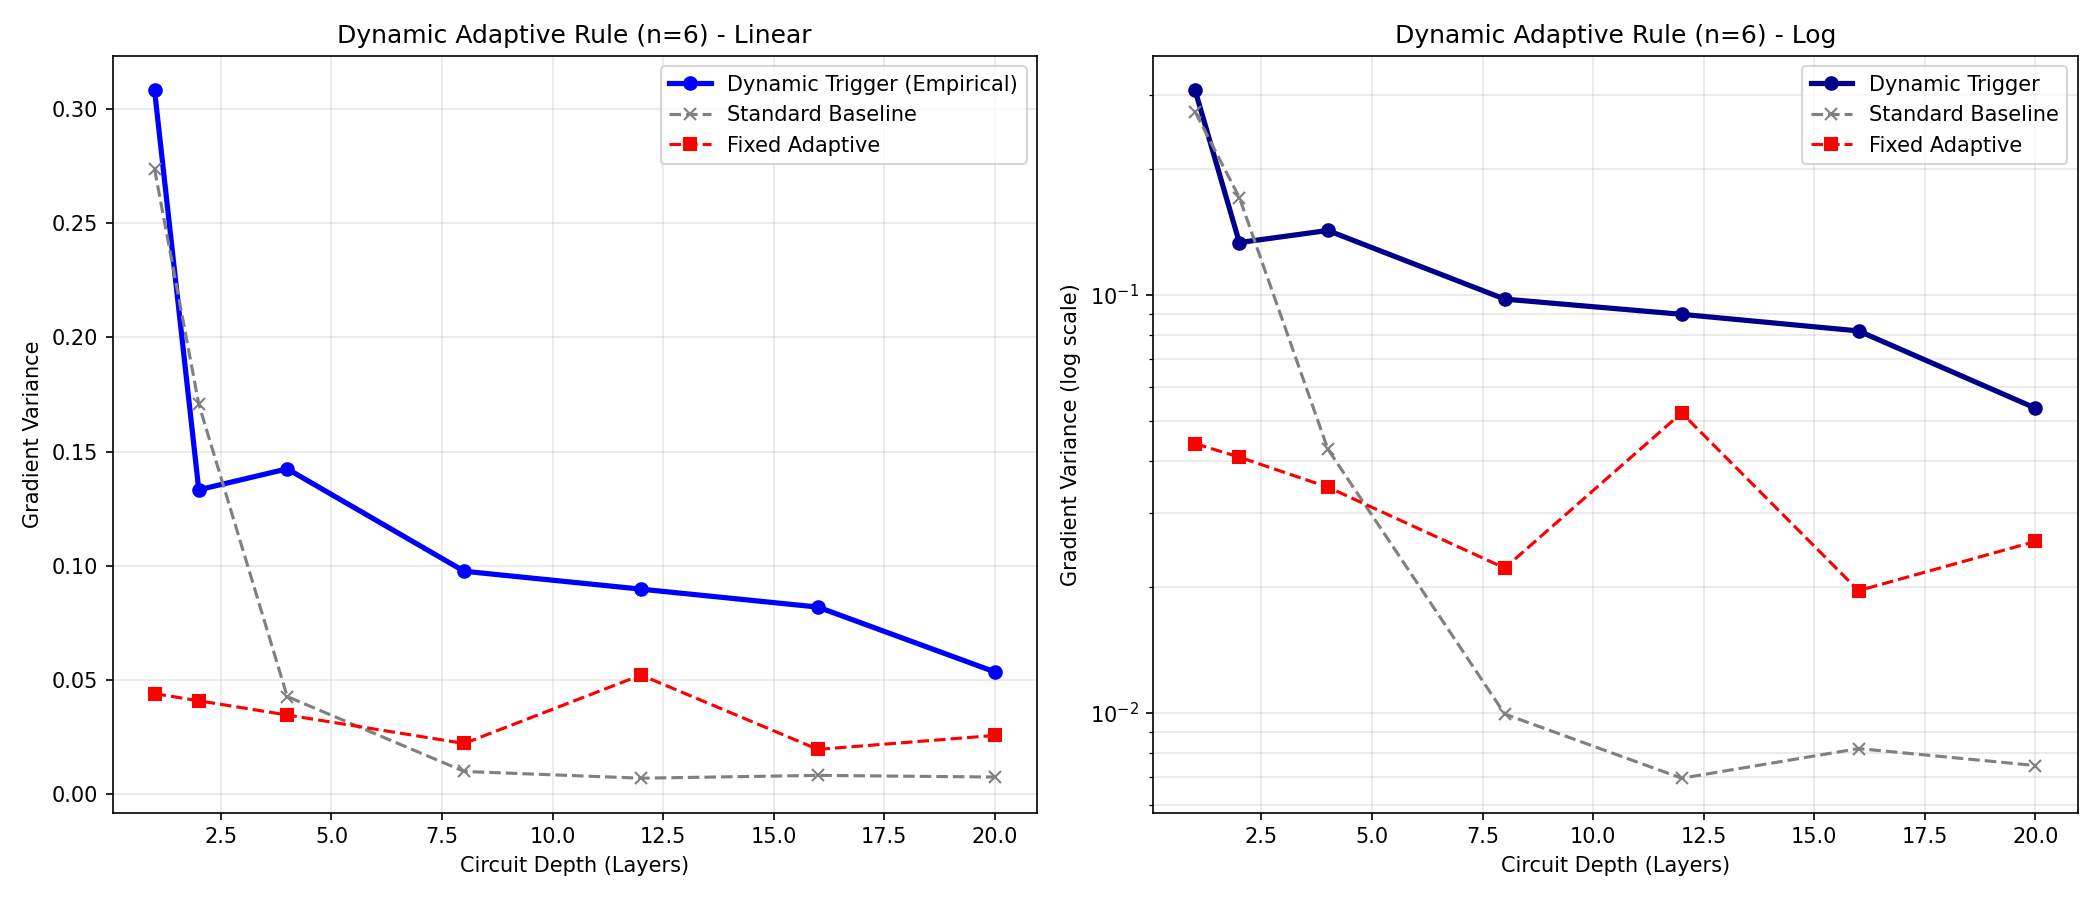

The script that saved this image:
import csv
import time
import numpy as np
import matplotlib.pyplot as plt
from qiskit import QuantumCircuit
from qiskit.circuit import ParameterVector
from qiskit.quantum_info import Statevector, SparsePauliOp

np.random.seed(42)

N_EXPERIMENTS = 100
FIXED_QUBITS = 6
DEPTHS_TO_MEASURE = [1, 2, 4, 8, 12, 16, 20]
MAX_DEPTH = 20

LEARNING_RATE = 0.5
TRAIN_STEPS = 2
INIT_SIGMA = 0.1
TRIGGER_RATIO = 0.05

def observable_for(n_qubits):
    return SparsePauliOp("I" * (n_qubits - 1) + "Z")

def run_adaptive_trigger_experiment():
    observable = observable_for(FIXED_QUBITS)
    
    print("\n" + "=" * 50)
    print("PHASE 5: PER-TRIAL ADAPTIVE DECISION-RULE EXPERIMENT")
    print("=" * 50)
    print(f"Qubits: {FIXED_QUBITS}, Trials: {N_EXPERIMENTS}")
    print(f"Trigger: Variance of active layer < {TRIGGER_RATIO*100}% of Depth-1 Variance")
    
    start_time = time.time()
    
    # To store population statistics at measurement depths
    population_stats = {d: {"v_currs": [], "v_refs": [], "mitigated_count": 0} for d in DEPTHS_TO_MEASURE}
    trigger_depths = []
    
    for trial in range(N_EXPERIMENTS):
        qc = QuantumCircuit(FIXED_QUBITS)
        all_params = []
        all_thetas = []
        
        mitigation_active = False
        v_ref = 0
        triggered_at = -1
        
        for layer in range(1, MAX_DEPTH + 1):
            layer_theta = ParameterVector(f"t_{layer}_{trial}", 3 * FIXED_QUBITS)
            all_thetas.extend(layer_theta)
            
            idx = 0
            for q in range(FIXED_QUBITS):
                qc.rx(layer_theta[idx], q); idx += 1
                qc.ry(layer_theta[idx], q); idx += 1
                qc.rz(layer_theta[idx], q); idx += 1
            for q in range(FIXED_QUBITS - 1):
                qc.cx(q, q + 1)
                
            if mitigation_active:
                new_params = np.random.normal(0, INIT_SIGMA, 3 * FIXED_QUBITS)
            else:
                new_params = np.random.uniform(0, 2 * np.pi, 3 * FIXED_QUBITS)
                
            all_params.extend(new_params)
            
            # Helper to calculate the 18 gradients of the NEW layer
            def get_layer_gradients():
                grads = np.zeros(3 * FIXED_QUBITS)
                base_idx = len(all_params) - 3 * FIXED_QUBITS
                for i in range(3 * FIXED_QUBITS):
                    p_idx = base_idx + i
                    vp = np.array(all_params).copy(); vp[p_idx] += np.pi / 2
                    cp = Statevector.from_instruction(qc.assign_parameters(dict(zip(all_thetas, vp)))).expectation_value(observable).real
                    vm = np.array(all_params).copy(); vm[p_idx] -= np.pi / 2
                    cm = Statevector.from_instruction(qc.assign_parameters(dict(zip(all_thetas, vm)))).expectation_value(observable).real
                    grads[i] = (cp - cm) / 2
                return grads

            layer_grads = get_layer_gradients()
            v_curr = np.var(layer_grads)
            
            if layer == 1:
                v_ref = v_curr
                
            if not mitigation_active and layer > 1:
                if v_curr < TRIGGER_RATIO * v_ref:
                    mitigation_active = True
                    triggered_at = layer
                    # Switch init to Normal(0, 0.1)
                    new_params = np.random.normal(0, INIT_SIGMA, 3 * FIXED_QUBITS)
                    all_params[-3 * FIXED_QUBITS:] = new_params
                    # Recalculate gradients with new init
                    layer_grads = get_layer_gradients()
                    v_curr = np.var(layer_grads)
            
            # Record measurement
            if layer in DEPTHS_TO_MEASURE:
                # We record the gradient of the FIRST parameter for population statistics
                population_stats[layer]["v_currs"].append(layer_grads[0])
                population_stats[layer]["v_refs"].append(v_ref)
                if mitigation_active:
                    population_stats[layer]["mitigated_count"] += 1
                    
            # Train active parameters
            active_start = (len(all_params) - 3 * FIXED_QUBITS) if mitigation_active else 0
            active_end = len(all_params)
            
            for step in range(TRAIN_STEPS):
                active_grads = np.zeros(active_end - active_start)
                for i, p_idx in enumerate(range(active_start, active_end)):
                    vp = np.array(all_params).copy(); vp[p_idx] += np.pi / 2
                    cp = Statevector.from_instruction(qc.assign_parameters(dict(zip(all_thetas, vp)))).expectation_value(observable).real
                    vm = np.array(all_params).copy(); vm[p_idx] -= np.pi / 2
                    cm = Statevector.from_instruction(qc.assign_parameters(dict(zip(all_thetas, vm)))).expectation_value(observable).real
                    active_grads[i] = (cp - cm) / 2
                
                for i, p_idx in enumerate(range(active_start, active_end)):
                    all_params[p_idx] -= LEARNING_RATE * active_grads[i]
                    
        if triggered_at != -1:
            trigger_depths.append(triggered_at)
            
        if (trial + 1) % 10 == 0:
            elapsed = time.time() - start_time
            print(f"  Completed trial {trial + 1}/{N_EXPERIMENTS} ({elapsed:.1f}s)")

    # Analyze trigger stats
    trigger_pct = (len(trigger_depths) / N_EXPERIMENTS) * 100
    avg_trigger_depth = np.mean(trigger_depths) if trigger_depths else -1
    print("\nTRIGGER STATISTICS:")
    print(f"Trials triggered: {len(trigger_depths)}/{N_EXPERIMENTS} ({trigger_pct:.1f}%)")
    print(f"Average trigger depth: {avg_trigger_depth:.2f}")
    
    # Save results
    results = []
    csv_filename = "results_adaptive_trigger.csv"
    with open(csv_filename, mode='w', newline='') as file:
        writer = csv.writer(file)
        writer.writerow(["depth", "current_variance", "depth_1_reference", "trigger_threshold", "mitigation_active_pct"])
        
        for d in DEPTHS_TO_MEASURE:
            pop_var = np.var(population_stats[d]["v_currs"])
            avg_ref = np.mean(population_stats[d]["v_refs"])
            mit_pct = (population_stats[d]["mitigated_count"] / N_EXPERIMENTS) * 100
            
            results.append({
                "depth": d,
                "var": pop_var,
                "ref": avg_ref,
                "thresh": TRIGGER_RATIO * avg_ref,
                "pct": mit_pct
            })
            writer.writerow([d, pop_var, avg_ref, TRIGGER_RATIO * avg_ref, mit_pct])
            print(f"Depth {d:2d}: Var={pop_var:.6e} | Mitigated={mit_pct}%")

    print(f"\nSaved structured data to {csv_filename}")

    # Plotting
    depths = [r["depth"] for r in results]
    variances = [r["var"] for r in results]
    
    baseline_var = []
    try:
        with open("results_baseline_depth.csv", "r") as file:
            reader = csv.DictReader(file)
            for row in reader:
                baseline_var.append(float(row["gradient_variance"]))
    except:
        pass
        
    fixed_adaptive_var = []
    try:
        with open("results_adaptive_mitigation.csv", "r") as file:
            reader = csv.DictReader(file)
            for row in reader:
                fixed_adaptive_var.append(float(row["gradient_variance"]))
    except:
        pass

    fig, axes = plt.subplots(1, 2, figsize=(14, 6))
    
    axes[0].plot(depths, variances, "o-", color="blue", linewidth=2.5, label="Dynamic Trigger (Empirical)")
    if baseline_var:
        axes[0].plot(depths, baseline_var, "x--", color="gray", linewidth=1.5, label="Standard Baseline")
    if fixed_adaptive_var:
        axes[0].plot(depths, fixed_adaptive_var, "s--", color="red", linewidth=1.5, label="Fixed Adaptive")
        
    axes[0].set_xlabel("Circuit Depth (Layers)")
    axes[0].set_ylabel("Gradient Variance")
    axes[0].set_title(f"Dynamic Adaptive Rule (n={FIXED_QUBITS}) - Linear")
    axes[0].legend()
    axes[0].grid(True, alpha=0.3)
    
    axes[1].semilogy(depths, variances, "o-", color="darkblue", linewidth=2.5, label="Dynamic Trigger")
    if baseline_var:
        axes[1].semilogy(depths, baseline_var, "x--", color="gray", linewidth=1.5, label="Standard Baseline")
    if fixed_adaptive_var:
        axes[1].semilogy(depths, fixed_adaptive_var, "s--", color="red", linewidth=1.5, label="Fixed Adaptive")
        
    axes[1].set_xlabel("Circuit Depth (Layers)")
    axes[1].set_ylabel("Gradient Variance (log scale)")
    axes[1].set_title(f"Dynamic Adaptive Rule (n={FIXED_QUBITS}) - Log")
    axes[1].legend()
    axes[1].grid(True, which="both", alpha=0.3)
    
    fig.tight_layout()
    fig.savefig("adaptive_trigger.png", dpi=150)
    print("\nSaved plot: adaptive_trigger.png")

if __name__ == "__main__":
    run_adaptive_trigger_experiment()
